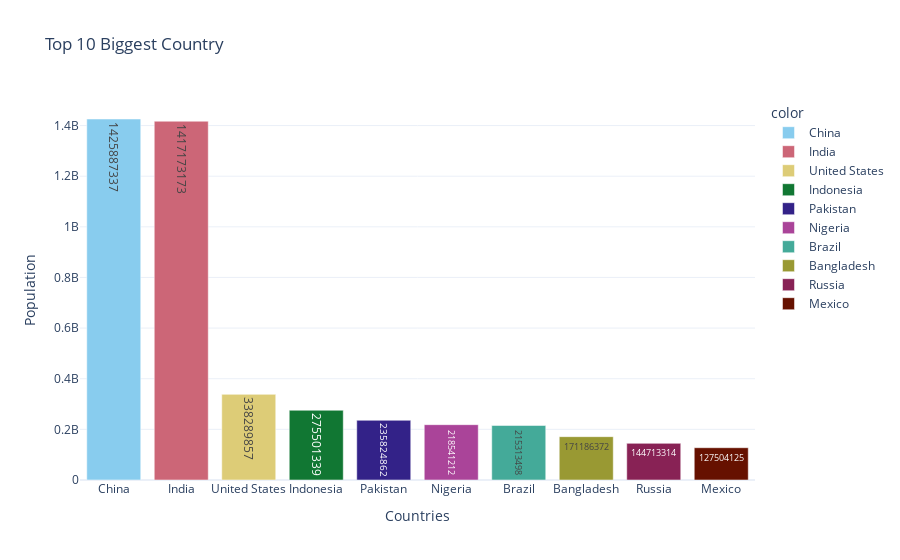
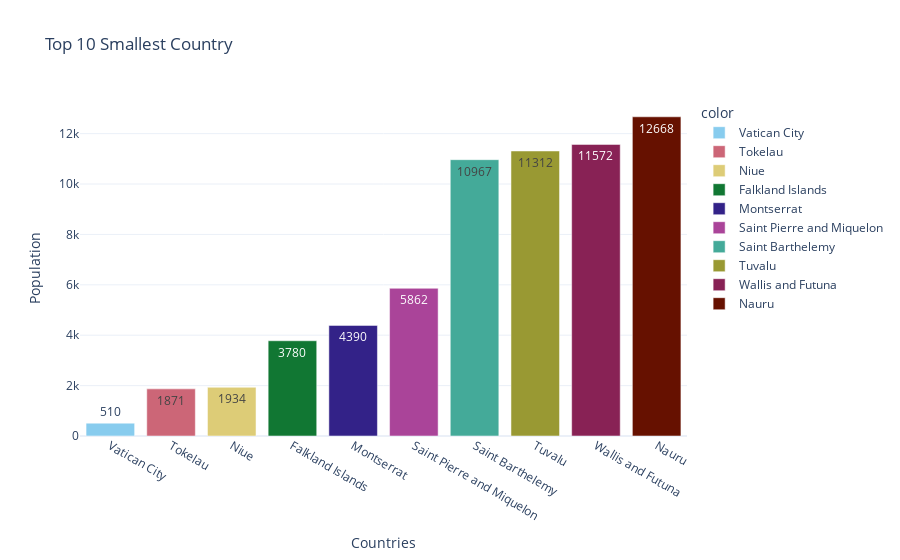

These figures' notebook cell, in order:
### Markdown cell above
data visualization

### Code cell
i=[False,True]
for x in i :
    title="Top 10 Smallest Country" if(x) else "Top 10 Biggest Country"
    top_most_population = population_data.groupby(by = 'Country')['2022'].sum().sort_values(ascending=x).head(10)
    fig=px.bar(x=top_most_population.index,
            y=top_most_population.values,
            color=top_most_population.index,
            color_discrete_sequence=px.colors.qualitative.Safe,
            text=top_most_population.values,
            title=title,
            template= 'plotly_white')
    fig.update_layout(
    xaxis_title="Countries",
    yaxis_title="Population",)
    fig.show()

### Figure 1 — Plotly figure (JSON) as saved in the notebook; plotly's stock layout.template omitted (floating-point values rounded to 4 significant figures)
{"data": [{"alignmentgroup": "True", "hovertemplate": "color=China<br>x=%{x}<br>y=%{y}<br>text=%{text}<extra></extra>", "legendgroup": "China", "marker": {"color": "rgb(136, 204, 238)", "pattern": {"shape": ""}}, "name": "China", "offsetgroup": "China", "orientation": "v", "showlegend": true, "text": [1425887337], "textposition": "auto", "type": "bar", "x": ["China"], "xaxis": "x", "y": [1425887337], "yaxis": "y"}, {"alignmentgroup": "True", "hovertemplate": "color=India<br>x=%{x}<br>y=%{y}<br>text=%{text}<extra></extra>", "legendgroup": "India", "marker": {"color": "rgb(204, 102, 119)", "pattern": {"shape": ""}}, "name": "India", "offsetgroup": "India", "orientation": "v", "showlegend": true, "text": [1417173173], "textposition": "auto", "type": "bar", "x": ["India"], "xaxis": "x", "y": [1417173173], "yaxis": "y"}, {"alignmentgroup": "True", "hovertemplate": "color=United States<br>x=%{x}<br>y=%{y}<br>text=%{text}<extra></extra>", "legendgroup": "United States", "marker": {"color": "rgb(221, 204, 119)", "pattern": {"shape": ""}}, "name": "United States", "offsetgroup": "United States", "orientation": "v", "showlegend": true, "text": [338289857], "textposition": "auto", "type": "bar", "x": ["United States"], "xaxis": "x", "y": [338289857], "yaxis": "y"}, {"alignmentgroup": "True", "hovertemplate": "color=Indonesia<br>x=%{x}<br>y=%{y}<br>text=%{text}<extra></extra>", "legendgroup": "Indonesia", "marker": {"color": "rgb(17, 119, 51)", "pattern": {"shape": ""}}, "name": "Indonesia", "offsetgroup": "Indonesia", "orientation": "v", "showlegend": true, "text": [275501339], "textposition": "auto", "type": "bar", "x": ["Indonesia"], "xaxis": "x", "y": [275501339], "yaxis": "y"}, {"alignmentgroup": "True", "hovertemplate": "color=Pakistan<br>x=%{x}<br>y=%{y}<br>text=%{text}<extra></extra>", "legendgroup": "Pakistan", "marker": {"color": "rgb(51, 34, 136)", "pattern": {"shape": ""}}, "name": "Pakistan", "offsetgroup": "Pakistan", "orientation": "v", "showlegend": true, "text": [235824862], "textposition": "auto", "type": "bar", "x": ["Pakistan"], "xaxis": "x", "y": [235824862], "yaxis": "y"}, {"alignmentgroup": "True", "hovertemplate": "color=Nigeria<br>x=%{x}<br>y=%{y}<br>text=%{text}<extra></extra>", "legendgroup": "Nigeria", "marker": {"color": "rgb(170, 68, 153)", "pattern": {"shape": ""}}, "name": "Nigeria", "offsetgroup": "Nigeria", "orientation": "v", "showlegend": true, "text": [218541212], "textposition": "auto", "type": "bar", "x": ["Nigeria"], "xaxis": "x", "y": [218541212], "yaxis": "y"}, {"alignmentgroup": "True", "hovertemplate": "color=Brazil<br>x=%{x}<br>y=%{y}<br>text=%{text}<extra></extra>", "legendgroup": "Brazil", "marker": {"color": "rgb(68, 170, 153)", "pattern": {"shape": ""}}, "name": "Brazil", "offsetgroup": "Brazil", "orientation": "v", "showlegend": true, "text": [215313498], "textposition": "auto", "type": "bar", "x": ["Brazil"], "xaxis": "x", "y": [215313498], "yaxis": "y"}, {"alignmentgroup": "True", "hovertemplate": "color=Bangladesh<br>x=%{x}<br>y=%{y}<br>text=%{text}<extra></extra>", "legendgroup": "Bangladesh", "marker": {"color": "rgb(153, 153, 51)", "pattern": {"shape": ""}}, "name": "Bangladesh", "offsetgroup": "Bangladesh", "orientation": "v", "showlegend": true, "text": [171186372], "textposition": "auto", "type": "bar", "x": ["Bangladesh"], "xaxis": "x", "y": [171186372], "yaxis": "y"}, {"alignmentgroup": "True", "hovertemplate": "color=Russia<br>x=%{x}<br>y=%{y}<br>text=%{text}<extra></extra>", "legendgroup": "Russia", "marker": {"color": "rgb(136, 34, 85)", "pattern": {"shape": ""}}, "name": "Russia", "offsetgroup": "Russia", "orientation": "v", "showlegend": true, "text": [144713314], "textposition": "auto", "type": "bar", "x": ["Russia"], "xaxis": "x", "y": [144713314], "yaxis": "y"}, {"alignmentgroup": "True", "hovertemplate": "color=Mexico<br>x=%{x}<br>y=%{y}<br>text=%{text}<extra></extra>", "legendgroup": "Mexico", "marker": {"color": "rgb(102, 17, 0)", "pattern": {"shape": ""}}, "name": "Mexico", "offsetgroup": "Mexico", "orientation": "v", "showlegend": true, "text": [127504125], "textposition": "auto", "type": "bar", "x": ["Mexico"], "xaxis": "x", "y": [127504125], "yaxis": "y"}], "layout": {"barmode": "relative", "legend": {"title": {"text": "color"}, "tracegroupgap": 0}, "title": {"text": "Top 10 Biggest Country"}, "xaxis": {"anchor": "y", "domain": [0, 1], "title": {"text": "Countries"}}, "yaxis": {"anchor": "x", "domain": [0, 1], "title": {"text": "Population"}}}}

### Figure 2 — Plotly figure (JSON) as saved in the notebook; plotly's stock layout.template omitted (floating-point values rounded to 4 significant figures)
{"data": [{"alignmentgroup": "True", "hovertemplate": "color=Vatican City<br>x=%{x}<br>y=%{y}<br>text=%{text}<extra></extra>", "legendgroup": "Vatican City", "marker": {"color": "rgb(136, 204, 238)", "pattern": {"shape": ""}}, "name": "Vatican City", "offsetgroup": "Vatican City", "orientation": "v", "showlegend": true, "text": [510], "textposition": "auto", "type": "bar", "x": ["Vatican City"], "xaxis": "x", "y": [510], "yaxis": "y"}, {"alignmentgroup": "True", "hovertemplate": "color=Tokelau<br>x=%{x}<br>y=%{y}<br>text=%{text}<extra></extra>", "legendgroup": "Tokelau", "marker": {"color": "rgb(204, 102, 119)", "pattern": {"shape": ""}}, "name": "Tokelau", "offsetgroup": "Tokelau", "orientation": "v", "showlegend": true, "text": [1871], "textposition": "auto", "type": "bar", "x": ["Tokelau"], "xaxis": "x", "y": [1871], "yaxis": "y"}, {"alignmentgroup": "True", "hovertemplate": "color=Niue<br>x=%{x}<br>y=%{y}<br>text=%{text}<extra></extra>", "legendgroup": "Niue", "marker": {"color": "rgb(221, 204, 119)", "pattern": {"shape": ""}}, "name": "Niue", "offsetgroup": "Niue", "orientation": "v", "showlegend": true, "text": [1934], "textposition": "auto", "type": "bar", "x": ["Niue"], "xaxis": "x", "y": [1934], "yaxis": "y"}, {"alignmentgroup": "True", "hovertemplate": "color=Falkland Islands<br>x=%{x}<br>y=%{y}<br>text=%{text}<extra></extra>", "legendgroup": "Falkland Islands", "marker": {"color": "rgb(17, 119, 51)", "pattern": {"shape": ""}}, "name": "Falkland Islands", "offsetgroup": "Falkland Islands", "orientation": "v", "showlegend": true, "text": [3780], "textposition": "auto", "type": "bar", "x": ["Falkland Islands"], "xaxis": "x", "y": [3780], "yaxis": "y"}, {"alignmentgroup": "True", "hovertemplate": "color=Montserrat<br>x=%{x}<br>y=%{y}<br>text=%{text}<extra></extra>", "legendgroup": "Montserrat", "marker": {"color": "rgb(51, 34, 136)", "pattern": {"shape": ""}}, "name": "Montserrat", "offsetgroup": "Montserrat", "orientation": "v", "showlegend": true, "text": [4390], "textposition": "auto", "type": "bar", "x": ["Montserrat"], "xaxis": "x", "y": [4390], "yaxis": "y"}, {"alignmentgroup": "True", "hovertemplate": "color=Saint Pierre and Miquelon<br>x=%{x}<br>y=%{y}<br>text=%{text}<extra></extra>", "legendgroup": "Saint Pierre and Miquelon", "marker": {"color": "rgb(170, 68, 153)", "pattern": {"shape": ""}}, "name": "Saint Pierre and Miquelon", "offsetgroup": "Saint Pierre and Miquelon", "orientation": "v", "showlegend": true, "text": [5862], "textposition": "auto", "type": "bar", "x": ["Saint Pierre and Miquelon"], "xaxis": "x", "y": [5862], "yaxis": "y"}, {"alignmentgroup": "True", "hovertemplate": "color=Saint Barthelemy<br>x=%{x}<br>y=%{y}<br>text=%{text}<extra></extra>", "legendgroup": "Saint Barthelemy", "marker": {"color": "rgb(68, 170, 153)", "pattern": {"shape": ""}}, "name": "Saint Barthelemy", "offsetgroup": "Saint Barthelemy", "orientation": "v", "showlegend": true, "text": [10967], "textposition": "auto", "type": "bar", "x": ["Saint Barthelemy"], "xaxis": "x", "y": [10967], "yaxis": "y"}, {"alignmentgroup": "True", "hovertemplate": "color=Tuvalu<br>x=%{x}<br>y=%{y}<br>text=%{text}<extra></extra>", "legendgroup": "Tuvalu", "marker": {"color": "rgb(153, 153, 51)", "pattern": {"shape": ""}}, "name": "Tuvalu", "offsetgroup": "Tuvalu", "orientation": "v", "showlegend": true, "text": [11312], "textposition": "auto", "type": "bar", "x": ["Tuvalu"], "xaxis": "x", "y": [11312], "yaxis": "y"}, {"alignmentgroup": "True", "hovertemplate": "color=Wallis and Futuna<br>x=%{x}<br>y=%{y}<br>text=%{text}<extra></extra>", "legendgroup": "Wallis and Futuna", "marker": {"color": "rgb(136, 34, 85)", "pattern": {"shape": ""}}, "name": "Wallis and Futuna", "offsetgroup": "Wallis and Futuna", "orientation": "v", "showlegend": true, "text": [11572], "textposition": "auto", "type": "bar", "x": ["Wallis and Futuna"], "xaxis": "x", "y": [11572], "yaxis": "y"}, {"alignmentgroup": "True", "hovertemplate": "color=Nauru<br>x=%{x}<br>y=%{y}<br>text=%{text}<extra></extra>", "legendgroup": "Nauru", "marker": {"color": "rgb(102, 17, 0)", "pattern": {"shape": ""}}, "name": "Nauru", "offsetgroup": "Nauru", "orientation": "v", "showlegend": true, "text": [12668], "textposition": "auto", "type": "bar", "x": ["Nauru"], "xaxis": "x", "y": [12668], "yaxis": "y"}], "layout": {"barmode": "relative", "legend": {"title": {"text": "color"}, "tracegroupgap": 0}, "title": {"text": "Top 10 Smallest Country"}, "xaxis": {"anchor": "y", "domain": [0, 1], "title": {"text": "Countries"}}, "yaxis": {"anchor": "x", "domain": [0, 1], "title": {"text": "Population"}}}}
